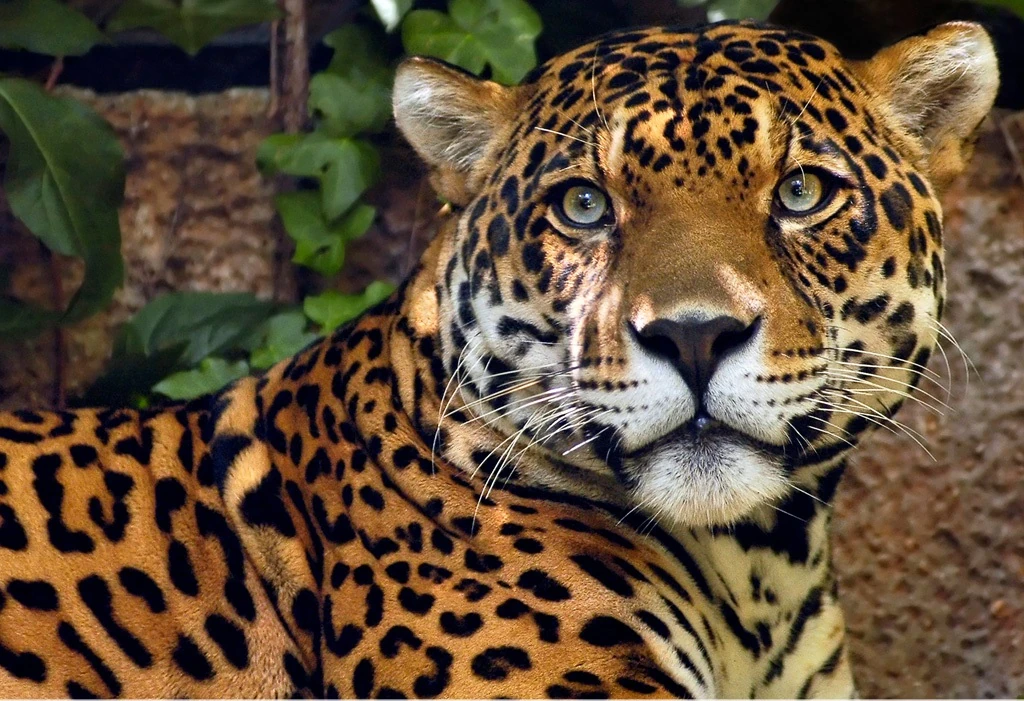
#> input picture jaguar.png, 1024 x 701 px
$ python binarize.py
#> lines starting #> are read from the running program, lines starting #| are printed output that depends on the picture; after the words box and inside, x2 and y2 are one past the last pixel; in counts of white or black regions, pixels touching at a corner belong together
#> further down, img_colorida is the input picture: shape (701, 1024, 3); mean B, G, R 56.8, 79.1, 98.2
import cv2
import numpy as np

# FUNÇÃO PRÓPRIA para converter colorido para tons de cinza
def rgb_para_cinza(imagem_colorida):
    altura, largura, canais = imagem_colorida.shape
#> altura = 701; largura = 1024; canais = 3
    imagem_cinza = np.zeros((altura, largura), dtype=np.uint8)

    for i in range(altura):
        for j in range(largura):
            # Fórmula padrão para conversão RGB → Cinza
            r = imagem_colorida[i, j, 2]  # Canal Vermelho
            g = imagem_colorida[i, j, 1]  # Canal Verde
            b = imagem_colorida[i, j, 0]  # Canal Azul
            cinza = 0.299 * r + 0.587 * g + 0.114 * b
            imagem_cinza[i, j] = int(cinza)
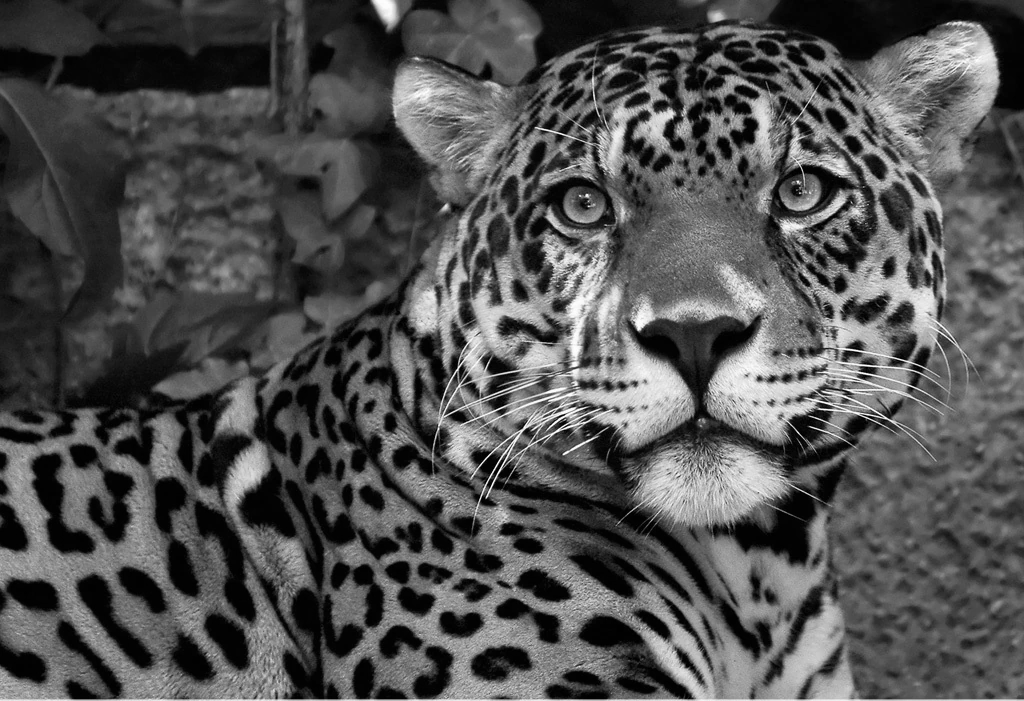
#> imagem_cinza: shape (701, 1024); min 0, max 255, mean 81.8

    return imagem_cinza

# FUNÇÃO PRÓPRIA para binarização
def binarizar_imagem(imagem, limiar=60):
#> called with limiar = 60
    altura, largura = imagem.shape
#> altura = 701; largura = 1024
    imagem_binaria = np.zeros((altura, largura), dtype=np.uint8)

    for i in range(altura):
        for j in range(largura):
            if imagem[i, j] >= limiar:
                imagem_binaria[i, j] = 255  # Branco
            else:
                imagem_binaria[i, j] = 0    # Preto
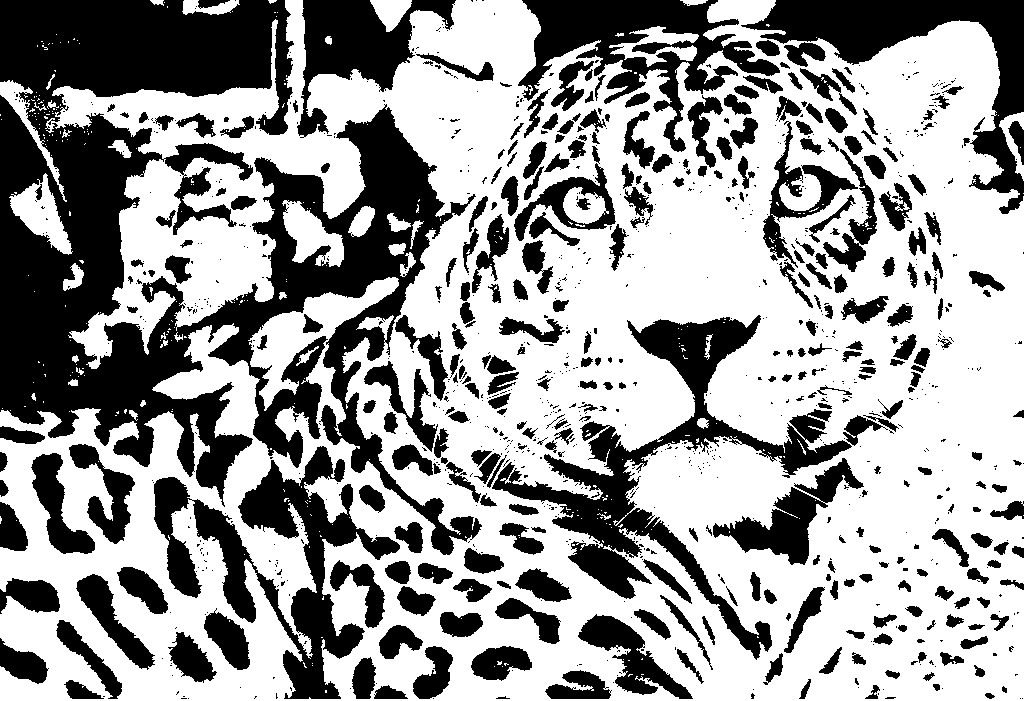
#> imagem_binaria: shape (701, 1024); 61% white; 1057 black regions (725 under 20 px), largest, box (x1, y1, x2, y2) and area: (0, 0, 482, 555) 106226, (492, 315, 852, 660) 22009, (154, 446, 400, 699) 18184

    return imagem_binaria

# CARREGA A IMAGEM
img_colorida = cv2.imread('jaguar.png')
if img_colorida is None:
    print("Erro ao carregar imagem!")
    exit()

# CONVERSÃO USANDO NOSSAS FUNÇÕES
print("Convertendo colorido → tons de cinza...")
img_cinza = rgb_para_cinza(img_colorida)

print("Binarizando com limiar 60...")
img_binaria = binarizar_imagem(img_cinza, limiar=60)

# EXIBE APENAS AS TRÊS IMAGENS PRINCIPAIS
cv2.imshow("1 - Imagem Original Colorida", img_colorida)
cv2.imshow("2 - Imagem em Tons de Cinza", img_cinza)
cv2.imshow("3 - Imagem Binarizada (Preto e Branco)", img_binaria)

print("\nPressione qualquer tecla para fechar as janelas...")
cv2.waitKey(0)
cv2.destroyAllWindows()

# SALVA RESULTADOS
cv2.imwrite('jaguar_cinza.jpg', img_cinza)
cv2.imwrite('jaguar_binaria.jpg', img_binaria)

print("\nProcessamento concluído!")
print("✓ Conversão colorido → tons de cinza: FEITA com nossa função")
print("✓ Binarização cinza → preto/branco: FEITA com nossa função")
print("✓ Limiar utilizado: 60")
print("✓ Imagens salvas: jaguar_cinza.jpg, jaguar_binaria.jpg")
print("\nAtende ao desafio: TODAS as conversões foram feitas com funções próprias!")
